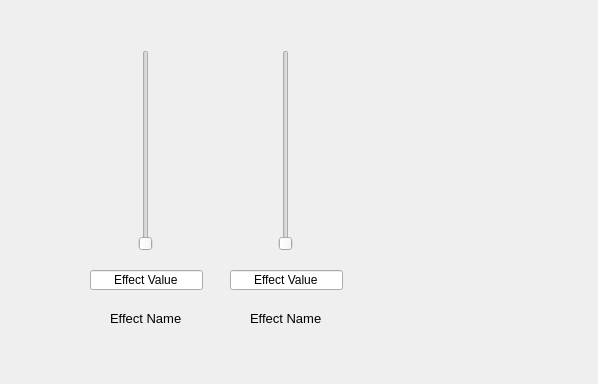
<?xml version="1.0" encoding="UTF-8"?>
<ui version="4.0">
 <class>Form</class>
 <widget class="QWidget" name="Form">
  <property name="geometry">
   <rect>
    <x>0</x>
    <y>0</y>
    <width>598</width>
    <height>384</height>
   </rect>
  </property>
  <property name="windowTitle">
   <string>Form</string>
  </property>
  <widget class="QLabel" name="label">
   <property name="geometry">
    <rect>
     <x>110</x>
     <y>310</y>
     <width>91</width>
     <height>16</height>
    </rect>
   </property>
   <property name="font">
    <font>
     <pointsize>10</pointsize>
    </font>
   </property>
   <property name="text">
    <string>Effect Name</string>
   </property>
  </widget>
  <widget class="QLineEdit" name="lineEdit">
   <property name="geometry">
    <rect>
     <x>90</x>
     <y>270</y>
     <width>113</width>
     <height>20</height>
    </rect>
   </property>
   <property name="text">
    <string>Effect Value</string>
   </property>
   <property name="alignment">
    <set>Qt::AlignCenter</set>
   </property>
  </widget>
  <widget class="QSlider" name="verticalSlider">
   <property name="geometry">
    <rect>
     <x>130</x>
     <y>50</y>
     <width>31</width>
     <height>201</height>
    </rect>
   </property>
   <property name="orientation">
    <enum>Qt::Vertical</enum>
   </property>
  </widget>
  <widget class="QLabel" name="label_2">
   <property name="geometry">
    <rect>
     <x>250</x>
     <y>310</y>
     <width>91</width>
     <height>16</height>
    </rect>
   </property>
   <property name="font">
    <font>
     <pointsize>10</pointsize>
    </font>
   </property>
   <property name="text">
    <string>Effect Name</string>
   </property>
  </widget>
  <widget class="QLineEdit" name="lineEdit_2">
   <property name="geometry">
    <rect>
     <x>230</x>
     <y>270</y>
     <width>113</width>
     <height>20</height>
    </rect>
   </property>
   <property name="text">
    <string>Effect Value</string>
   </property>
   <property name="alignment">
    <set>Qt::AlignCenter</set>
   </property>
  </widget>
  <widget class="QSlider" name="verticalSlider_2">
   <property name="geometry">
    <rect>
     <x>270</x>
     <y>50</y>
     <width>31</width>
     <height>201</height>
    </rect>
   </property>
   <property name="orientation">
    <enum>Qt::Vertical</enum>
   </property>
  </widget>
 </widget>
 <resources/>
 <connections/>
</ui>
